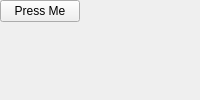
<?xml version="1.0" encoding="UTF-8"?>
<ui version="4.0">
 <class>MainWindow</class>
 <widget class="QMainWindow" name="MainWindow">
  <widget class="QWidget" name="centralwidget">
   <widget class="QPushButton" name="button">
    <property name="text">
     <string>Press Me</string>
    </property>
   </widget>
  </widget>
 </widget>
</ui>
